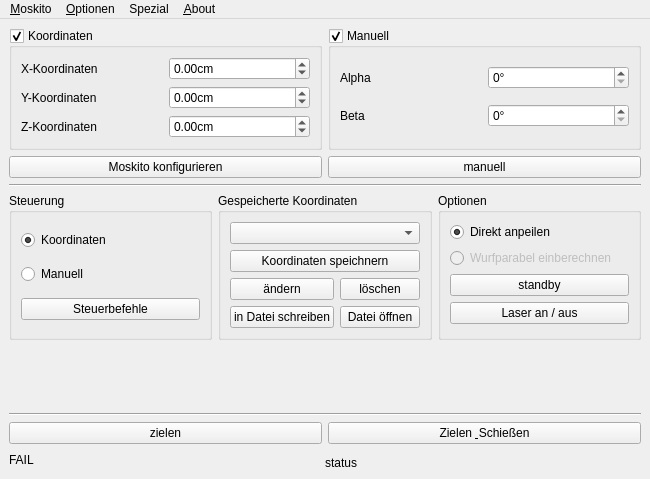
<?xml version="1.0" encoding="UTF-8"?>
<ui version="4.0">
 <class>MainWindow</class>
 <widget class="QMainWindow" name="MainWindow">
  <property name="windowModality">
   <enum>Qt::NonModal</enum>
  </property>
  <property name="geometry">
   <rect>
    <x>0</x>
    <y>0</y>
    <width>650</width>
    <height>479</height>
   </rect>
  </property>
  <property name="focusPolicy">
   <enum>Qt::ClickFocus</enum>
  </property>
  <property name="windowTitle">
   <string>Moskito Kontroll System</string>
  </property>
  <property name="windowIcon">
   <iconset resource="ressource.qrc">
    <normaloff>:/picture/icon.png</normaloff>:/picture/icon.png</iconset>
  </property>
  <property name="autoFillBackground">
   <bool>false</bool>
  </property>
  <widget class="QWidget" name="centralwidget">
   <layout class="QVBoxLayout" name="verticalLayout_4">
    <item>
     <layout class="QGridLayout" name="gridLayout_4">
      <item row="0" column="0">
       <widget class="QGroupBox" name="gBox_KOS">
        <property name="enabled">
         <bool>true</bool>
        </property>
        <property name="title">
         <string>Koordinaten</string>
        </property>
        <property name="checkable">
         <bool>true</bool>
        </property>
        <property name="checked">
         <bool>true</bool>
        </property>
        <layout class="QGridLayout" name="gridLayout_2">
         <item row="1" column="1">
          <widget class="QDoubleSpinBox" name="doubleSpinBox_y">
           <property name="enabled">
            <bool>true</bool>
           </property>
           <property name="suffix">
            <string>cm</string>
           </property>
           <property name="decimals">
            <number>2</number>
           </property>
           <property name="minimum">
            <double>-999999999.990000009536743</double>
           </property>
           <property name="maximum">
            <double>999999999.990000009536743</double>
           </property>
           <property name="singleStep">
            <double>1.000000000000000</double>
           </property>
          </widget>
         </item>
         <item row="0" column="0">
          <widget class="QLabel" name="label">
           <property name="enabled">
            <bool>true</bool>
           </property>
           <property name="text">
            <string>X-Koordinaten</string>
           </property>
          </widget>
         </item>
         <item row="1" column="0">
          <widget class="QLabel" name="label_2">
           <property name="enabled">
            <bool>true</bool>
           </property>
           <property name="text">
            <string>Y-Koordinaten</string>
           </property>
          </widget>
         </item>
         <item row="2" column="0">
          <widget class="QLabel" name="label_3">
           <property name="enabled">
            <bool>true</bool>
           </property>
           <property name="text">
            <string>Z-Koordinaten</string>
           </property>
          </widget>
         </item>
         <item row="2" column="1">
          <widget class="QDoubleSpinBox" name="doubleSpinBox_z">
           <property name="enabled">
            <bool>true</bool>
           </property>
           <property name="suffix">
            <string>cm</string>
           </property>
           <property name="decimals">
            <number>2</number>
           </property>
           <property name="minimum">
            <double>-999999999.990000009536743</double>
           </property>
           <property name="maximum">
            <double>999999999.990000009536743</double>
           </property>
           <property name="singleStep">
            <double>1.000000000000000</double>
           </property>
          </widget>
         </item>
         <item row="0" column="1">
          <widget class="QDoubleSpinBox" name="doubleSpinBox_x">
           <property name="enabled">
            <bool>true</bool>
           </property>
           <property name="suffix">
            <string>cm</string>
           </property>
           <property name="decimals">
            <number>2</number>
           </property>
           <property name="minimum">
            <double>-999999999.990000009536743</double>
           </property>
           <property name="maximum">
            <double>999999999.990000009536743</double>
           </property>
           <property name="singleStep">
            <double>1.000000000000000</double>
           </property>
          </widget>
         </item>
        </layout>
       </widget>
      </item>
      <item row="0" column="1">
       <widget class="QGroupBox" name="gBox_man">
        <property name="enabled">
         <bool>true</bool>
        </property>
        <property name="title">
         <string>Manuell</string>
        </property>
        <property name="checkable">
         <bool>true</bool>
        </property>
        <property name="checked">
         <bool>true</bool>
        </property>
        <layout class="QGridLayout" name="gridLayout_3">
         <item row="1" column="0">
          <widget class="QLabel" name="label_5">
           <property name="enabled">
            <bool>true</bool>
           </property>
           <property name="text">
            <string>Beta</string>
           </property>
          </widget>
         </item>
         <item row="0" column="0">
          <widget class="QLabel" name="label_4">
           <property name="enabled">
            <bool>true</bool>
           </property>
           <property name="text">
            <string>Alpha</string>
           </property>
          </widget>
         </item>
         <item row="0" column="1">
          <widget class="QSpinBox" name="spinBox_alpha">
           <property name="enabled">
            <bool>true</bool>
           </property>
           <property name="suffix">
            <string>°</string>
           </property>
           <property name="maximum">
            <number>180</number>
           </property>
          </widget>
         </item>
         <item row="1" column="1">
          <widget class="QSpinBox" name="spinBox_beta">
           <property name="enabled">
            <bool>true</bool>
           </property>
           <property name="suffix">
            <string>°</string>
           </property>
           <property name="prefix">
            <string/>
           </property>
           <property name="maximum">
            <number>180</number>
           </property>
          </widget>
         </item>
        </layout>
       </widget>
      </item>
      <item row="1" column="0">
       <widget class="QPushButton" name="Btn_konfig">
        <property name="enabled">
         <bool>true</bool>
        </property>
        <property name="text">
         <string>Moskito konfigurieren</string>
        </property>
       </widget>
      </item>
      <item row="1" column="1">
       <widget class="QPushButton" name="Btn_manual">
        <property name="enabled">
         <bool>true</bool>
        </property>
        <property name="text">
         <string>manuell</string>
        </property>
       </widget>
      </item>
     </layout>
    </item>
    <item>
     <widget class="Line" name="line_2">
      <property name="orientation">
       <enum>Qt::Horizontal</enum>
      </property>
     </widget>
    </item>
    <item>
     <layout class="QHBoxLayout" name="horizontalLayout_2">
      <item>
       <widget class="QGroupBox" name="groupBox">
        <property name="title">
         <string>Steuerung</string>
        </property>
        <layout class="QVBoxLayout" name="verticalLayout_3">
         <item>
          <widget class="QRadioButton" name="radioButton_2">
           <property name="text">
            <string>Koordinaten</string>
           </property>
           <property name="checked">
            <bool>true</bool>
           </property>
          </widget>
         </item>
         <item>
          <widget class="QRadioButton" name="radioButton_3">
           <property name="text">
            <string>Manuell</string>
           </property>
          </widget>
         </item>
         <item>
          <widget class="QPushButton" name="Btn_control">
           <property name="text">
            <string>Steuerbefehle</string>
           </property>
          </widget>
         </item>
        </layout>
       </widget>
      </item>
      <item>
       <widget class="QGroupBox" name="groupBox_2">
        <property name="title">
         <string>Gespeicherte Koordinaten</string>
        </property>
        <layout class="QVBoxLayout" name="verticalLayout_2">
         <item>
          <widget class="QComboBox" name="comboBx_Kosave"/>
         </item>
         <item>
          <widget class="QPushButton" name="Btn_KOsave">
           <property name="text">
            <string>Koordinaten speichnern</string>
           </property>
          </widget>
         </item>
         <item>
          <layout class="QGridLayout" name="gridLayout_6">
           <item row="0" column="0">
            <widget class="QPushButton" name="Btn_edit">
             <property name="text">
              <string>ändern</string>
             </property>
            </widget>
           </item>
           <item row="0" column="1">
            <widget class="QPushButton" name="Btn_rm">
             <property name="text">
              <string>löschen</string>
             </property>
            </widget>
           </item>
           <item row="1" column="0">
            <widget class="QPushButton" name="Btn_saveFile">
             <property name="text">
              <string>in Datei schreiben</string>
             </property>
            </widget>
           </item>
           <item row="1" column="1">
            <widget class="QPushButton" name="Btn_readFile">
             <property name="text">
              <string>Datei öffnen</string>
             </property>
            </widget>
           </item>
          </layout>
         </item>
        </layout>
       </widget>
      </item>
      <item>
       <widget class="QGroupBox" name="groupBox_4">
        <property name="title">
         <string>Optionen</string>
        </property>
        <layout class="QVBoxLayout" name="verticalLayout">
         <item>
          <widget class="QRadioButton" name="radBtn_direkt">
           <property name="text">
            <string>Direkt anpeilen</string>
           </property>
           <property name="checked">
            <bool>true</bool>
           </property>
          </widget>
         </item>
         <item>
          <widget class="QRadioButton" name="radBtn_parableN">
           <property name="enabled">
            <bool>false</bool>
           </property>
           <property name="text">
            <string>Wurfparabel einberechnen </string>
           </property>
          </widget>
         </item>
         <item>
          <widget class="QPushButton" name="Btn_standby">
           <property name="text">
            <string>standby</string>
           </property>
          </widget>
         </item>
         <item>
          <widget class="QPushButton" name="Btn_laser">
           <property name="text">
            <string>Laser an / aus</string>
           </property>
          </widget>
         </item>
        </layout>
       </widget>
      </item>
     </layout>
    </item>
    <item>
     <spacer name="verticalSpacer">
      <property name="orientation">
       <enum>Qt::Vertical</enum>
      </property>
      <property name="sizeHint" stdset="0">
       <size>
        <width>20</width>
        <height>11</height>
       </size>
      </property>
     </spacer>
    </item>
    <item>
     <widget class="Line" name="line">
      <property name="orientation">
       <enum>Qt::Horizontal</enum>
      </property>
     </widget>
    </item>
    <item>
     <layout class="QHBoxLayout" name="horizontalLayout">
      <item>
       <widget class="QPushButton" name="Btn_aim">
        <property name="text">
         <string>zielen</string>
        </property>
        <property name="autoDefault">
         <bool>true</bool>
        </property>
       </widget>
      </item>
      <item>
       <widget class="QPushButton" name="Btn_fire">
        <property name="enabled">
         <bool>true</bool>
        </property>
        <property name="text">
         <string>Zielen &amp; Schießen</string>
        </property>
        <property name="checkable">
         <bool>false</bool>
        </property>
       </widget>
      </item>
     </layout>
    </item>
    <item>
     <layout class="QHBoxLayout" name="horizontalLayout_6">
      <item>
       <widget class="QLabel" name="lb_fail">
        <property name="text">
         <string>&lt;html&gt;&lt;head/&gt;&lt;body&gt;&lt;p&gt;FAIL&lt;/p&gt;&lt;/body&gt;&lt;/html&gt;</string>
        </property>
       </widget>
      </item>
      <item>
       <spacer name="horizontalSpacer_2">
        <property name="orientation">
         <enum>Qt::Horizontal</enum>
        </property>
        <property name="sizeHint" stdset="0">
         <size>
          <width>40</width>
          <height>20</height>
         </size>
        </property>
       </spacer>
      </item>
      <item>
       <widget class="QLabel" name="lb_status">
        <property name="text">
         <string>status</string>
        </property>
        <property name="alignment">
         <set>Qt::AlignBottom|Qt::AlignHCenter</set>
        </property>
        <property name="textInteractionFlags">
         <set>Qt::NoTextInteraction</set>
        </property>
       </widget>
      </item>
      <item>
       <spacer name="horizontalSpacer_3">
        <property name="orientation">
         <enum>Qt::Horizontal</enum>
        </property>
        <property name="sizeHint" stdset="0">
         <size>
          <width>40</width>
          <height>20</height>
         </size>
        </property>
       </spacer>
      </item>
     </layout>
    </item>
   </layout>
  </widget>
  <widget class="QMenuBar" name="menubar">
   <property name="geometry">
    <rect>
     <x>0</x>
     <y>0</y>
     <width>650</width>
     <height>23</height>
    </rect>
   </property>
   <widget class="QMenu" name="menuMoskito">
    <property name="title">
     <string>&amp;Moskito</string>
    </property>
    <widget class="QMenu" name="menuZiehloptionen">
     <property name="title">
      <string>Zieloptionen</string>
     </property>
     <addaction name="act_direct"/>
     <addaction name="act_parableN"/>
    </widget>
    <widget class="QMenu" name="menuKoordinatenspeicher">
     <property name="title">
      <string>Koordinatenspeicher</string>
     </property>
     <addaction name="act_KOsave"/>
     <addaction name="act_edit"/>
     <addaction name="act_rm"/>
     <addaction name="act_readKOFile"/>
     <addaction name="act_saveKOFile"/>
     <addaction name="separator"/>
     <addaction name="act_KOclear"/>
    </widget>
    <addaction name="act_aim"/>
    <addaction name="act_fire"/>
    <addaction name="act_demo"/>
    <addaction name="separator"/>
    <addaction name="act_laser_on_off"/>
    <addaction name="act_standby"/>
    <addaction name="menuZiehloptionen"/>
    <addaction name="menuKoordinatenspeicher"/>
    <addaction name="separator"/>
    <addaction name="act_close"/>
   </widget>
   <widget class="QMenu" name="menuAbout">
    <property name="title">
     <string>&amp;About</string>
    </property>
    <addaction name="act_aboutMoskito"/>
    <addaction name="act_aboutQt"/>
   </widget>
   <widget class="QMenu" name="menuOptionen">
    <property name="title">
     <string>&amp;Optionen</string>
    </property>
    <addaction name="act_manual"/>
    <addaction name="act_rec"/>
    <addaction name="separator"/>
    <addaction name="act_konf"/>
   </widget>
   <widget class="QMenu" name="menuSpezial">
    <property name="title">
     <string>Spezial</string>
    </property>
    <addaction name="act_webPasswd"/>
   </widget>
   <addaction name="menuMoskito"/>
   <addaction name="menuOptionen"/>
   <addaction name="menuSpezial"/>
   <addaction name="menuAbout"/>
  </widget>
  <action name="act_aim">
   <property name="text">
    <string>&amp;zielen</string>
   </property>
  </action>
  <action name="act_fire">
   <property name="text">
    <string>&amp;feuern</string>
   </property>
  </action>
  <action name="act_demo">
   <property name="text">
    <string>&amp;Demo</string>
   </property>
  </action>
  <action name="act_KOsave">
   <property name="text">
    <string>neue &amp;Koordinaten speichern</string>
   </property>
  </action>
  <action name="act_aboutMoskito">
   <property name="text">
    <string>Über Moskito</string>
   </property>
  </action>
  <action name="act_aboutQt">
   <property name="text">
    <string>About Qt</string>
   </property>
  </action>
  <action name="act_standby">
   <property name="text">
    <string>stand&amp;by</string>
   </property>
  </action>
  <action name="act_konf">
   <property name="text">
    <string>Konfigurationsmodus</string>
   </property>
  </action>
  <action name="act_rec">
   <property name="text">
    <string>Steuerbefehle</string>
   </property>
  </action>
  <action name="act_direct">
   <property name="text">
    <string>direkt anpeilen</string>
   </property>
  </action>
  <action name="act_parableN">
   <property name="text">
    <string>Wurfparabel einberechnen</string>
   </property>
  </action>
  <action name="act_close">
   <property name="text">
    <string>Beenden</string>
   </property>
  </action>
  <action name="act_manual">
   <property name="text">
    <string>manuelle Bedienung</string>
   </property>
  </action>
  <action name="act_libelle_konf">
   <property name="text">
    <string>Libelle konfiguerien</string>
   </property>
  </action>
  <action name="act_KOclear">
   <property name="text">
    <string>gespeicherte Koordinaten löschen</string>
   </property>
  </action>
  <action name="act_saveKOFile">
   <property name="text">
    <string>in Datei schreiben</string>
   </property>
  </action>
  <action name="act_readKOFile">
   <property name="text">
    <string>aus Datei lesen</string>
   </property>
  </action>
  <action name="act_rm">
   <property name="text">
    <string>löschen</string>
   </property>
  </action>
  <action name="act_edit">
   <property name="text">
    <string>ändern</string>
   </property>
  </action>
  <action name="act_laser_on_off">
   <property name="text">
    <string>Laser on / off</string>
   </property>
  </action>
  <action name="act_webPasswd">
   <property name="text">
    <string>Webpasswort / Webident setzen</string>
   </property>
  </action>
 </widget>
 <tabstops>
  <tabstop>gBox_KOS</tabstop>
  <tabstop>doubleSpinBox_x</tabstop>
  <tabstop>doubleSpinBox_y</tabstop>
  <tabstop>doubleSpinBox_z</tabstop>
  <tabstop>gBox_man</tabstop>
  <tabstop>spinBox_alpha</tabstop>
  <tabstop>spinBox_beta</tabstop>
  <tabstop>radioButton_2</tabstop>
  <tabstop>radioButton_3</tabstop>
  <tabstop>radBtn_direkt</tabstop>
  <tabstop>radBtn_parableN</tabstop>
  <tabstop>Btn_standby</tabstop>
 </tabstops>
 <resources>
  <include location="ressource.qrc"/>
 </resources>
 <connections>
  <connection>
   <sender>Btn_fire</sender>
   <signal>clicked()</signal>
   <receiver>act_fire</receiver>
   <slot>trigger()</slot>
   <hints>
    <hint type="sourcelabel">
     <x>712</x>
     <y>469</y>
    </hint>
    <hint type="destinationlabel">
     <x>-1</x>
     <y>-1</y>
    </hint>
   </hints>
  </connection>
  <connection>
   <sender>Btn_aim</sender>
   <signal>clicked()</signal>
   <receiver>act_aim</receiver>
   <slot>trigger()</slot>
   <hints>
    <hint type="sourcelabel">
     <x>358</x>
     <y>469</y>
    </hint>
    <hint type="destinationlabel">
     <x>-1</x>
     <y>-1</y>
    </hint>
   </hints>
  </connection>
  <connection>
   <sender>Btn_KOsave</sender>
   <signal>clicked()</signal>
   <receiver>act_KOsave</receiver>
   <slot>trigger()</slot>
   <hints>
    <hint type="sourcelabel">
     <x>464</x>
     <y>328</y>
    </hint>
    <hint type="destinationlabel">
     <x>-1</x>
     <y>-1</y>
    </hint>
   </hints>
  </connection>
  <connection>
   <sender>act_direct</sender>
   <signal>triggered()</signal>
   <receiver>radBtn_direkt</receiver>
   <slot>click()</slot>
   <hints>
    <hint type="sourcelabel">
     <x>-1</x>
     <y>-1</y>
    </hint>
    <hint type="destinationlabel">
     <x>703</x>
     <y>299</y>
    </hint>
   </hints>
  </connection>
  <connection>
   <sender>Btn_standby</sender>
   <signal>clicked()</signal>
   <receiver>act_standby</receiver>
   <slot>trigger()</slot>
   <hints>
    <hint type="sourcelabel">
     <x>703</x>
     <y>390</y>
    </hint>
    <hint type="destinationlabel">
     <x>-1</x>
     <y>-1</y>
    </hint>
   </hints>
  </connection>
  <connection>
   <sender>act_parableN</sender>
   <signal>triggered()</signal>
   <receiver>radBtn_parableN</receiver>
   <slot>click()</slot>
   <hints>
    <hint type="sourcelabel">
     <x>-1</x>
     <y>-1</y>
    </hint>
    <hint type="destinationlabel">
     <x>703</x>
     <y>342</y>
    </hint>
   </hints>
  </connection>
  <connection>
   <sender>Btn_konfig</sender>
   <signal>clicked()</signal>
   <receiver>act_konf</receiver>
   <slot>trigger()</slot>
   <hints>
    <hint type="sourcelabel">
     <x>358</x>
     <y>220</y>
    </hint>
    <hint type="destinationlabel">
     <x>-1</x>
     <y>-1</y>
    </hint>
   </hints>
  </connection>
  <connection>
   <sender>radioButton_2</sender>
   <signal>toggled(bool)</signal>
   <receiver>gBox_KOS</receiver>
   <slot>setChecked(bool)</slot>
   <hints>
    <hint type="sourcelabel">
     <x>130</x>
     <y>299</y>
    </hint>
    <hint type="destinationlabel">
     <x>358</x>
     <y>141</y>
    </hint>
   </hints>
  </connection>
  <connection>
   <sender>radioButton_3</sender>
   <signal>toggled(bool)</signal>
   <receiver>gBox_man</receiver>
   <slot>setChecked(bool)</slot>
   <hints>
    <hint type="sourcelabel">
     <x>188</x>
     <y>342</y>
    </hint>
    <hint type="destinationlabel">
     <x>712</x>
     <y>183</y>
    </hint>
   </hints>
  </connection>
  <connection>
   <sender>gBox_KOS</sender>
   <signal>toggled(bool)</signal>
   <receiver>radioButton_2</receiver>
   <slot>setChecked(bool)</slot>
   <hints>
    <hint type="sourcelabel">
     <x>358</x>
     <y>183</y>
    </hint>
    <hint type="destinationlabel">
     <x>188</x>
     <y>299</y>
    </hint>
   </hints>
  </connection>
  <connection>
   <sender>gBox_man</sender>
   <signal>toggled(bool)</signal>
   <receiver>radioButton_3</receiver>
   <slot>setChecked(bool)</slot>
   <hints>
    <hint type="sourcelabel">
     <x>712</x>
     <y>183</y>
    </hint>
    <hint type="destinationlabel">
     <x>188</x>
     <y>342</y>
    </hint>
   </hints>
  </connection>
  <connection>
   <sender>Btn_manual</sender>
   <signal>clicked()</signal>
   <receiver>act_manual</receiver>
   <slot>trigger()</slot>
   <hints>
    <hint type="sourcelabel">
     <x>712</x>
     <y>220</y>
    </hint>
    <hint type="destinationlabel">
     <x>-1</x>
     <y>-1</y>
    </hint>
   </hints>
  </connection>
  <connection>
   <sender>Btn_readFile</sender>
   <signal>clicked()</signal>
   <receiver>act_readKOFile</receiver>
   <slot>trigger()</slot>
   <hints>
    <hint type="sourcelabel">
     <x>463</x>
     <y>403</y>
    </hint>
    <hint type="destinationlabel">
     <x>-1</x>
     <y>-1</y>
    </hint>
   </hints>
  </connection>
  <connection>
   <sender>Btn_saveFile</sender>
   <signal>clicked()</signal>
   <receiver>act_saveKOFile</receiver>
   <slot>trigger()</slot>
   <hints>
    <hint type="sourcelabel">
     <x>357</x>
     <y>403</y>
    </hint>
    <hint type="destinationlabel">
     <x>-1</x>
     <y>-1</y>
    </hint>
   </hints>
  </connection>
  <connection>
   <sender>Btn_rm</sender>
   <signal>clicked()</signal>
   <receiver>act_rm</receiver>
   <slot>trigger()</slot>
   <hints>
    <hint type="sourcelabel">
     <x>463</x>
     <y>366</y>
    </hint>
    <hint type="destinationlabel">
     <x>-1</x>
     <y>-1</y>
    </hint>
   </hints>
  </connection>
  <connection>
   <sender>Btn_edit</sender>
   <signal>clicked()</signal>
   <receiver>act_edit</receiver>
   <slot>trigger()</slot>
   <hints>
    <hint type="sourcelabel">
     <x>357</x>
     <y>366</y>
    </hint>
    <hint type="destinationlabel">
     <x>-1</x>
     <y>-1</y>
    </hint>
   </hints>
  </connection>
  <connection>
   <sender>Btn_control</sender>
   <signal>clicked()</signal>
   <receiver>act_rec</receiver>
   <slot>trigger()</slot>
   <hints>
    <hint type="sourcelabel">
     <x>107</x>
     <y>375</y>
    </hint>
    <hint type="destinationlabel">
     <x>-1</x>
     <y>-1</y>
    </hint>
   </hints>
  </connection>
  <connection>
   <sender>Btn_laser</sender>
   <signal>clicked()</signal>
   <receiver>act_laser_on_off</receiver>
   <slot>trigger()</slot>
   <hints>
    <hint type="sourcelabel">
     <x>602</x>
     <y>387</y>
    </hint>
    <hint type="destinationlabel">
     <x>-1</x>
     <y>-1</y>
    </hint>
   </hints>
  </connection>
 </connections>
</ui>
